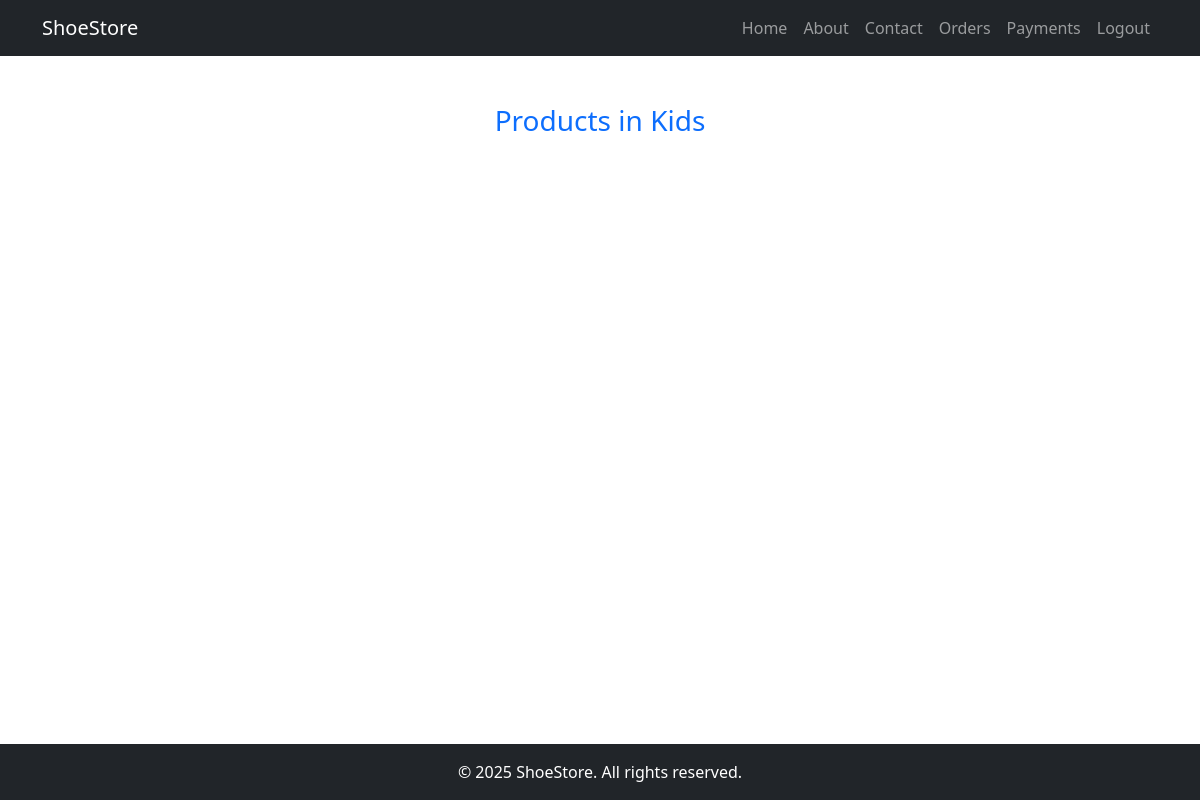
The app's page /users/products.php?cat_id=1 (signed in), older data.
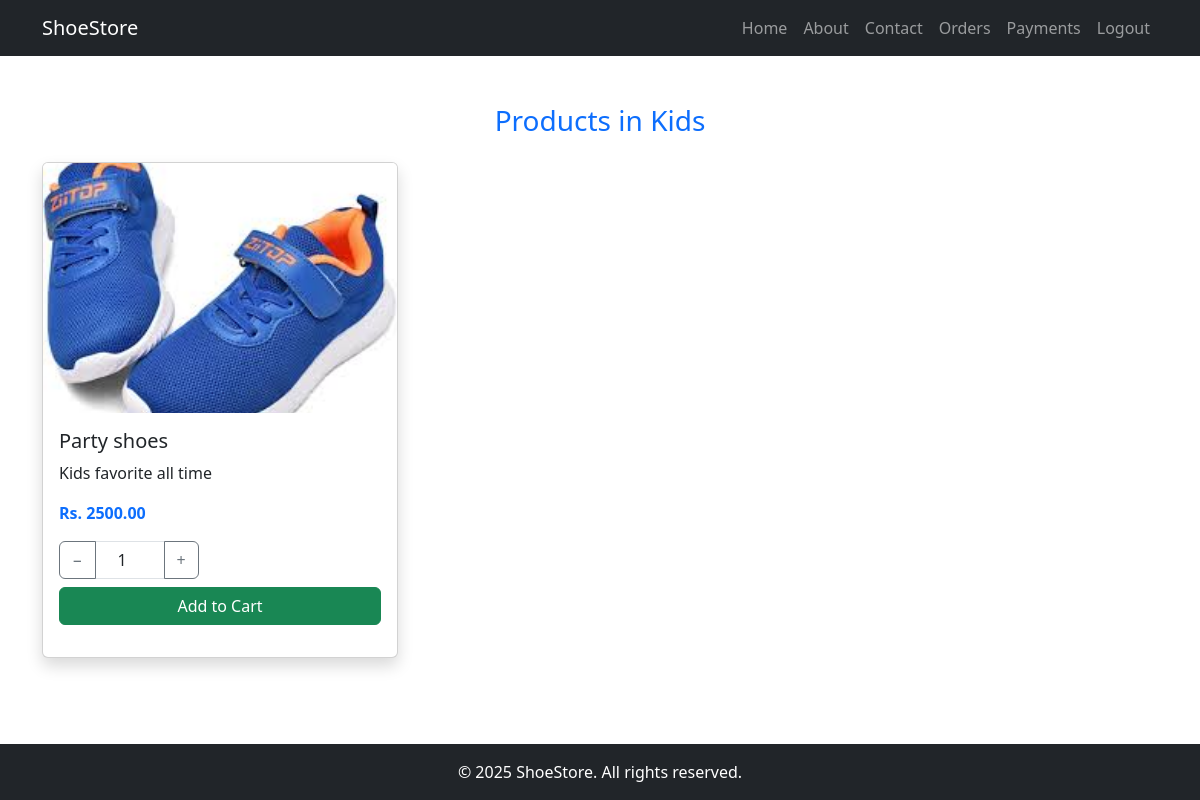
The same page, newer data.
### tables this page shows
CREATE TABLE `products` (
  `id` int(11) NOT NULL,
  `name` varchar(100) NOT NULL,
  `des` varchar(100) NOT NULL,
  `price` decimal(10,2) NOT NULL,
  `image` varchar(255) NOT NULL,
  `cat_id` int(11) NOT NULL
);

### users/products.php (the view, shortened to what this page needs)
<?php
include 'header.php';
include 'dbconfig.php';
?>
<?php
$cat_id = $_GET['cat_id'];
$cat = mysqli_fetch_assoc(mysqli_query($conn, "SELECT * FROM category WHERE id = $cat_id"));
$products = mysqli_query($conn, "SELECT * FROM products WHERE cat_id = $cat_id");
?>
<div class="container my-5">
  <h3 class="text-primary text-center mb-4">Products in <?= htmlspecialchars($cat['name']) ?></h3>
  <div class="row">
    <?php while ($p = mysqli_fetch_assoc($products)) { ?>
      <div class="col-md-4 mb-4">
        <div class="card h-100 shadow">
          <img src="images/<?= $p['image'] ?>" class="card-img-top img-fluid" alt="<?= htmlspecialchars($p['name']) ?>" style="height:250px; object-fit:cover">
          <div class="card-body">
            <h5 class="card-title"><?= htmlspecialchars($p['name']) ?></h5>
            <p class="card-text"><?= $p['des'] ?></p>
            <p class="text-primary fw-bold">Rs. <?= $p['price'] ?></p>
            <form method="POST" action="cart_add.php">
              <div class="input-group mb-2">
                <button class="btn btn-outline-secondary" type="button" onclick="decreaseQty(this)">−</button>
                <input type="number" name="quantity" value="1" min="1" class="form-control text-center" style="max-width: 70px;">
                <button class="btn btn-outline-secondary" type="button" onclick="increaseQty(this)">+</button>
              </div>
              <button type="submit" class="btn btn-success w-100">Add to Cart</button>
            </form>
          </div>
        </div>
      </div>
    <?php } ?>
  </div>
</div>
<?php include 'footer.php'; ?>

Row changes from the older to the newer data that the page shows:
added products: image (picture), name "Party shoes", des "Kids favorite all time", price "2500.00"
